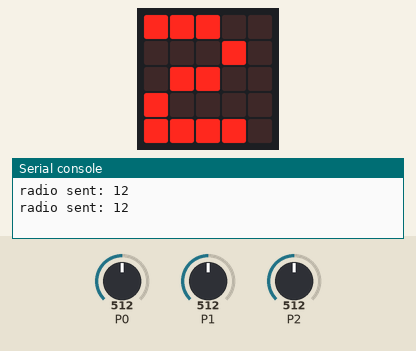
Recording of a program running on a simulated BBC micro:bit (MakeCode). Parts: the board's 5×5 LED display, the last lines printed to the serial console. The test bench sets the inputs (shaded band); at power-on: P0 = 512, P1 = 512, P2 = 512 (analog values on the 0–1023 scale). No radio messages arrive unless stated (any console line starting 'radio sent:' is added by the test bench).

Above: at 2.4 s.
2.5 s: P0 set to 610
At 3.1 s:
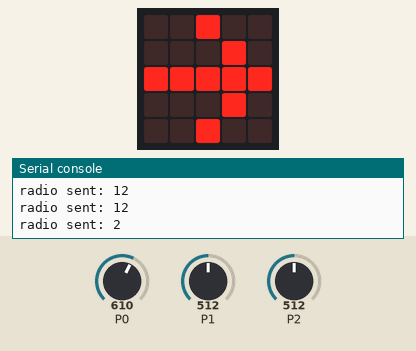
6.1 s: P1 set to 587
8.3 s: P1 set to 615
At 10.0 s:
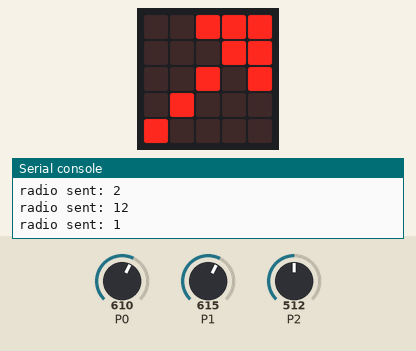
11.9 s: P0 set to 583
At 12.8 s:
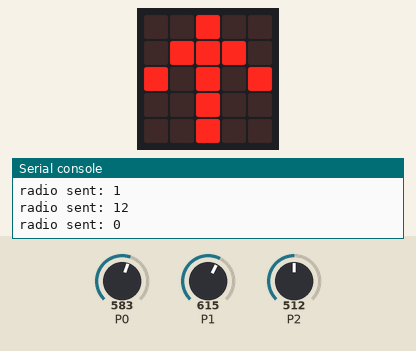
15.5 s: P0 set to 306
At 16.9 s:
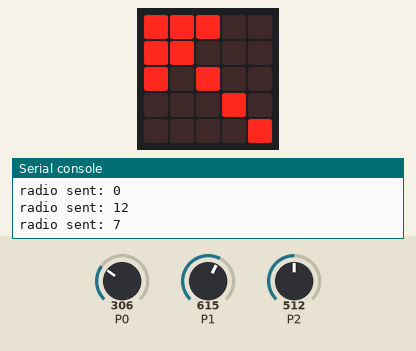
19.1 s: P1 set to 590
At 19.6 s:
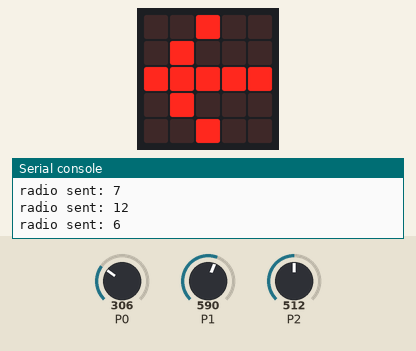
Timing chart, 0 to 22.1 s (numbered marks = the images above; inputs shaded):
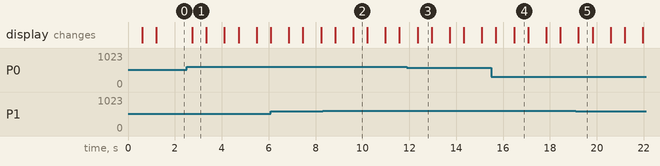

Measured:
- the behaviour switches between 600 and 601 on P1 (found by bisection; images 1 and 2)
- the behaviour switches between 601 and 600 on P0 (found by bisection; images 2 and 3)
- after the input at 2.5 s, the display: changes after 0.24 s (image 1)
- after the input at 8.3 s, the display: first differs from a run without the input after 1.3 s (image 2)
- after the input at 11.9 s, the display: changes after 0.45 s (image 3)
- after the input at 15.5 s, the display: first differs from a run without the input after 0.97 s (image 4)
- after the input at 19.1 s, the display: changes after 0.12 s (image 5)

The program:

main.ts
```typescript
function readButton () {
    buttonNumber = 0
    buttonValue = pins.analogReadPin(AnalogPin.P2)
    if (buttonValue < 256) {
        buttonNumber = 1
    } else {
        if (buttonValue < 597) {
            buttonNumber = 2
        } else {
            if (buttonValue < 725) {
                buttonNumber = 3
            } else {
                if (buttonValue < 793) {
                    buttonNumber = 4
                } else {
                    if (buttonValue < 836) {
                        buttonNumber = 5
                    } else {
                        if (buttonValue < 938) {
                            buttonNumber = 6
                        }
                    }
                }
            }
        }
    }
}
function analogToDirection (value: number) {
    if (value < 400) {
        return -1
    }
    if (value > 600) {
        return 1
    }
    return 0
}
function joyStickDirection () {
    xInput = analogToDirection(pins.analogReadPin(AnalogPin.P0))
    yInput = analogToDirection(pins.analogReadPin(AnalogPin.P1))
    if (xInput == 0 && yInput == 0) {
        return undefined
    }
    const coordsString = [xInput, yInput].join(',') as keyof typeof directionMap
return coordsToDirection(coordsString)
}
let direction = 0
let buttonValue = 0
let buttonNumber = 0
radio.setGroup(1)
let xInput = 0
let yInput = 0
const directionMap = {
    '-1,0': ArrowNames.West,
    '-1,1': ArrowNames.NorthWest,
    '0,1': ArrowNames.North,
    '1,1': ArrowNames.NorthEast,
    '1,0': ArrowNames.East,
    '1,-1': ArrowNames.SouthEast,
    '0,-1': ArrowNames.South,
    '-1,-1': ArrowNames.SouthWest,
}
function coordsToDirection(coordsString: keyof typeof directionMap) {
    return directionMap[coordsString]
}
buttonNumber = 0
basic.showIcon(IconNames.SmallSquare)
basic.showIcon(IconNames.Square)
basic.clearScreen()
basic.forever(function () {
    direction = joyStickDirection()
    if (direction != undefined) {
        radio.sendNumber(direction)
        basic.showArrow(direction)
    }
    readButton()
    if (buttonNumber > 0) {
        radio.sendNumber(10 + buttonNumber)
        basic.showNumber(buttonNumber)
    }
    if (direction == undefined && buttonNumber == 0) {
        radio.sendString("stop")
        basic.showIcon(IconNames.SmallDiamond)
    }
})
```

test.ts
```typescript
// Tady jsou testy. Při použití tohoto balíčku jako rozšíření nebude zkompilováno.
```
